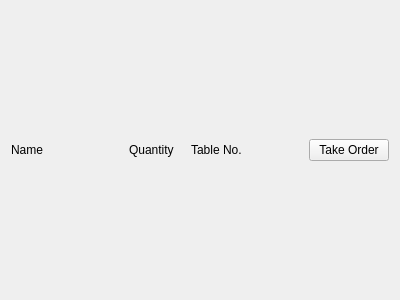
<?xml version="1.0" encoding="UTF-8"?>
<ui version="4.0">
 <class>Form</class>
 <widget class="QWidget" name="Form">
  <property name="geometry">
   <rect>
    <x>0</x>
    <y>0</y>
    <width>400</width>
    <height>300</height>
   </rect>
  </property>
  <property name="windowTitle">
   <string>Form</string>
  </property>
  <layout class="QVBoxLayout" name="verticalLayout" stretch="0,0,0">
   <item>
    <spacer name="verticalSpacer">
     <property name="orientation">
      <enum>Qt::Vertical</enum>
     </property>
     <property name="sizeHint" stdset="0">
      <size>
       <width>20</width>
       <height>40</height>
      </size>
     </property>
    </spacer>
   </item>
   <item>
    <layout class="QHBoxLayout" name="horizontalLayout_2" stretch="2,1,1,1,1">
     <item>
      <widget class="QLabel" name="lb_name">
       <property name="text">
        <string>Name</string>
       </property>
      </widget>
     </item>
     <item>
      <widget class="QLabel" name="lb_quantity">
       <property name="text">
        <string>Quantity</string>
       </property>
      </widget>
     </item>
     <item>
      <widget class="QLabel" name="lb_table_no">
       <property name="text">
        <string>Table No.</string>
       </property>
      </widget>
     </item>
     <item>
      <spacer name="horizontalSpacer">
       <property name="orientation">
        <enum>Qt::Horizontal</enum>
       </property>
       <property name="sizeHint" stdset="0">
        <size>
         <width>40</width>
         <height>20</height>
        </size>
       </property>
      </spacer>
     </item>
     <item>
      <widget class="QPushButton" name="bt_take">
       <property name="text">
        <string>Take Order</string>
       </property>
      </widget>
     </item>
    </layout>
   </item>
   <item>
    <spacer name="verticalSpacer_2">
     <property name="orientation">
      <enum>Qt::Vertical</enum>
     </property>
     <property name="sizeHint" stdset="0">
      <size>
       <width>20</width>
       <height>40</height>
      </size>
     </property>
    </spacer>
   </item>
  </layout>
 </widget>
 <resources/>
 <connections/>
</ui>
